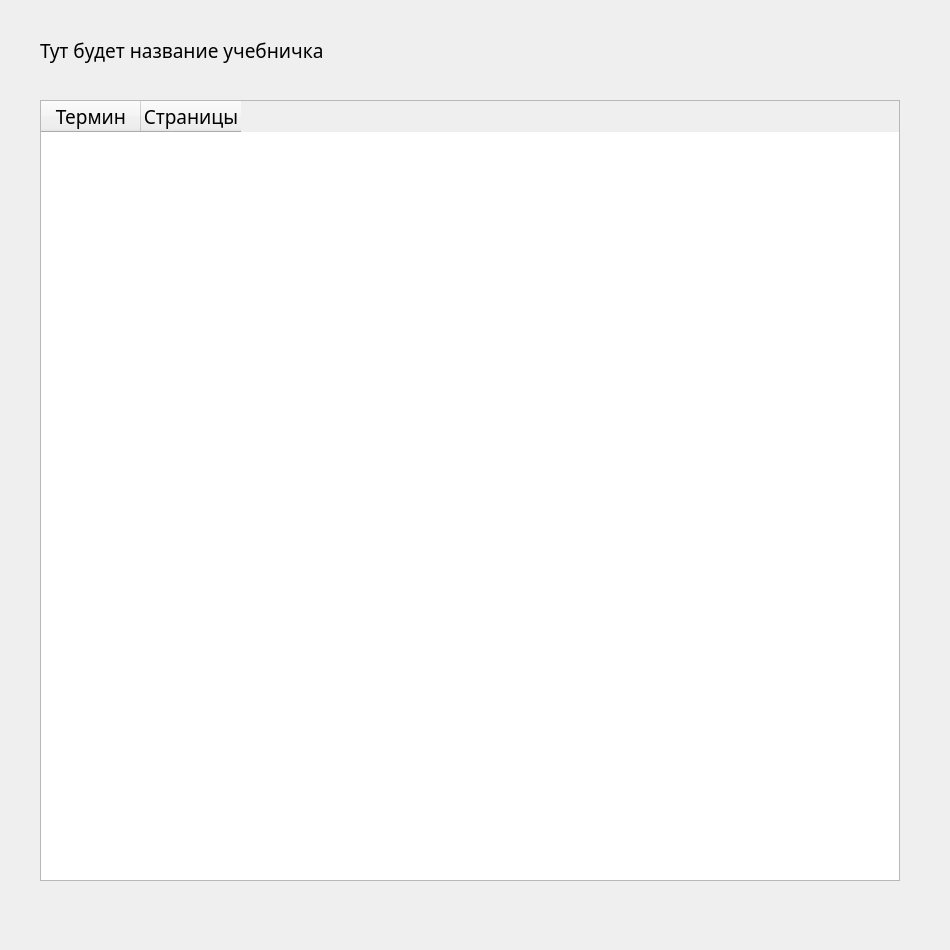
<?xml version="1.0" encoding="UTF-8"?>
<ui version="4.0">
 <class>Open</class>
 <widget class="QWidget" name="Open">
  <property name="geometry">
   <rect>
    <x>0</x>
    <y>0</y>
    <width>950</width>
    <height>950</height>
   </rect>
  </property>
  <property name="windowTitle">
   <string>Form</string>
  </property>
  <widget class="QTableWidget" name="list">
   <property name="geometry">
    <rect>
     <x>40</x>
     <y>100</y>
     <width>860</width>
     <height>781</height>
    </rect>
   </property>
   <property name="font">
    <font>
     <family>Bahnschrift Light</family>
     <pointsize>14</pointsize>
    </font>
   </property>
   <attribute name="verticalHeaderVisible">
    <bool>false</bool>
   </attribute>
   <column>
    <property name="text">
     <string>Термин</string>
    </property>
    <property name="font">
     <font>
      <family>Bahnschrift Light</family>
      <pointsize>14</pointsize>
     </font>
    </property>
    <property name="textAlignment">
     <set>AlignCenter</set>
    </property>
   </column>
   <column>
    <property name="text">
     <string>Страницы</string>
    </property>
    <property name="font">
     <font>
      <family>Bahnschrift Light</family>
      <pointsize>14</pointsize>
     </font>
    </property>
    <property name="textAlignment">
     <set>AlignCenter</set>
    </property>
   </column>
  </widget>
  <widget class="QLabel" name="book">
   <property name="geometry">
    <rect>
     <x>40</x>
     <y>30</y>
     <width>861</width>
     <height>41</height>
    </rect>
   </property>
   <property name="font">
    <font>
     <family>Bahnschrift Light</family>
     <pointsize>14</pointsize>
    </font>
   </property>
   <property name="text">
    <string>Тут будет название учебничка</string>
   </property>
  </widget>
 </widget>
 <resources/>
 <connections/>
</ui>
